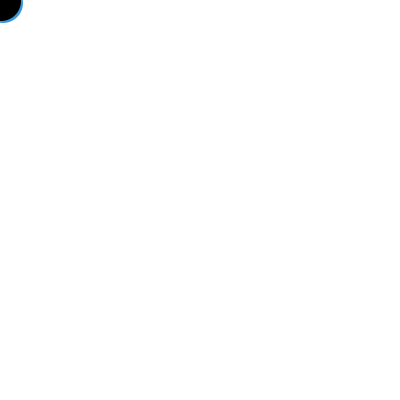
Frame 1 (no input)
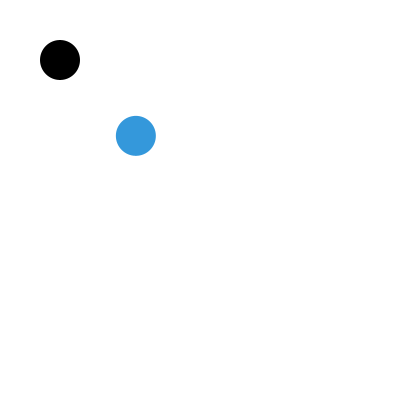
Frame 60 (the mouse pressed at the canvas centre just before this capture)
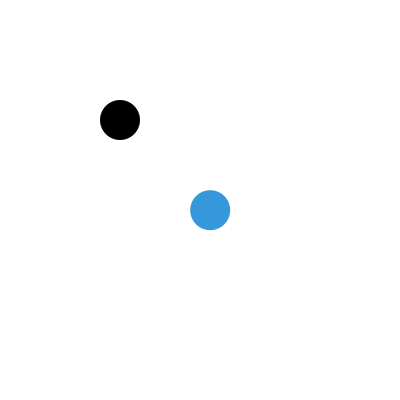
Frame 120 (the mouse held since frame 60 and released just before this capture)

The Processing sketch that drew these frames (run headless with seeded random() and noise(); from frame 60 on, the mouse is pressed at the canvas centre):

// Processing sketch: week10_1_Basics_of_easing_expo_out
// ── week10_1_Basics_of_easing_expo_out.pde
float x;
float y;

float x2;
float y2;

float xb;
float yb;

float pct = 0.01;

void setup() {
  size(400, 400);
}


void draw() {
  background(255);
  xb = 300;
  yb = 300;

  // expo moving algorithm
  x = x + (xb - x) * pct;
  y = y + (yb - y) * pct;

  // linear moving alogrithm
  x2 = x2 + 1;
  y2 = y2 + 1;

  // expo moving ellipse
  fill(#3498DB);
  noStroke();
  ellipse(x, y, 40, 40);

   // To stop black ellipse
   if(x2 > xb || y2 > yb) {
     x2 = xb;
     y2 = yb;
   }
  // Linear moving ellipse
  fill(0);
  ellipse(x2,y2,40,40);
}
